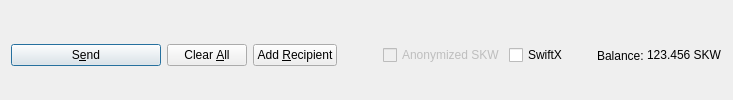
         <widget class="QFrame" name="frame_Send">
          <layout class="QHBoxLayout" name="horizontalLayout">
           <property name="bottomMargin">
            <number>0</number>
           </property>
           <item>
            <widget class="QPushButton" name="sendButton">
             <property name="minimumSize">
              <size>
               <width>150</width>
               <height>0</height>
              </size>
             </property>
             <property name="toolTip">
              <string>Confirm the send action</string>
             </property>
             <property name="text">
              <string>S&amp;end</string>
             </property>
             <property name="icon">
              <iconset resource="../stakework.qrc">
               <normaloff>:/icons/send</normaloff>:/icons/send</iconset>
             </property>
             <property name="autoDefault">
              <bool>false</bool>
             </property>
             <property name="default">
              <bool>true</bool>
             </property>
            </widget>
           </item>
           <item>
            <widget class="QPushButton" name="clearButton">
             <property name="sizePolicy">
              <sizepolicy hsizetype="Minimum" vsizetype="Fixed">
               <horstretch>0</horstretch>
               <verstretch>0</verstretch>
              </sizepolicy>
             </property>
             <property name="toolTip">
              <string>Clear all fields of the form.</string>
             </property>
             <property name="text">
              <string>Clear &amp;All</string>
             </property>
             <property name="icon">
              <iconset resource="../stakework.qrc">
               <normaloff>:/icons/remove</normaloff>:/icons/remove</iconset>
             </property>
             <property name="autoDefault">
              <bool>false</bool>
             </property>
            </widget>
           </item>
           <item>
            <widget class="QPushButton" name="addButton">
             <property name="toolTip">
              <string>Send to multiple recipients at once</string>
             </property>
             <property name="text">
              <string>Add &amp;Recipient</string>
             </property>
             <property name="icon">
              <iconset resource="../stakework.qrc">
               <normaloff>:/icons/add</normaloff>:/icons/add</iconset>
             </property>
             <property name="autoDefault">
              <bool>false</bool>
             </property>
            </widget>
           </item>
           <item>
            <spacer name="horizontalSpacer">
             <property name="orientation">
              <enum>Qt::Horizontal</enum>
             </property>
             <property name="sizeHint" stdset="0">
              <size>
               <width>40</width>
               <height>20</height>
              </size>
             </property>
            </spacer>
           </item>
           <item>
            <layout class="QHBoxLayout" name="horizontalLayout_2">
             <property name="spacing">
              <number>3</number>
             </property>
             <item>
              <widget class="QCheckBox" name="checkxSKW">
               <property name="enabled">
                <bool>false</bool>
               </property>
               <property name="text">
                <string>Anonymized SKW</string>
               </property>
              </widget>
             </item>
             <item>
              <widget class="QCheckBox" name="checkSwiftTX">
               <property name="enabled">
                <bool>true</bool>
               </property>
               <property name="minimumSize">
                <size>
                 <width>85</width>
                 <height>0</height>
                </size>
               </property>
               <property name="text">
                <string>SwiftX</string>
               </property>
              </widget>
             </item>
             <item>
              <widget class="QLabel" name="label">
               <property name="text">
                <string>Balance:</string>
               </property>
              </widget>
             </item>
             <item>
              <widget class="QLabel" name="labelBalance">
               <property name="sizePolicy">
                <sizepolicy hsizetype="Preferred" vsizetype="Fixed">
                 <horstretch>0</horstretch>
                 <verstretch>0</verstretch>
                </sizepolicy>
               </property>
               <property name="cursor">
                <cursorShape>IBeamCursor</cursorShape>
               </property>
               <property name="text">
                <string notr="true">123.456 SKW</string>
               </property>
               <property name="textInteractionFlags">
                <set>Qt::LinksAccessibleByMouse|Qt::TextSelectableByKeyboard|Qt::TextSelectableByMouse</set>
               </property>
              </widget>
             </item>
            </layout>
           </item>
          </layout>
         </widget>
